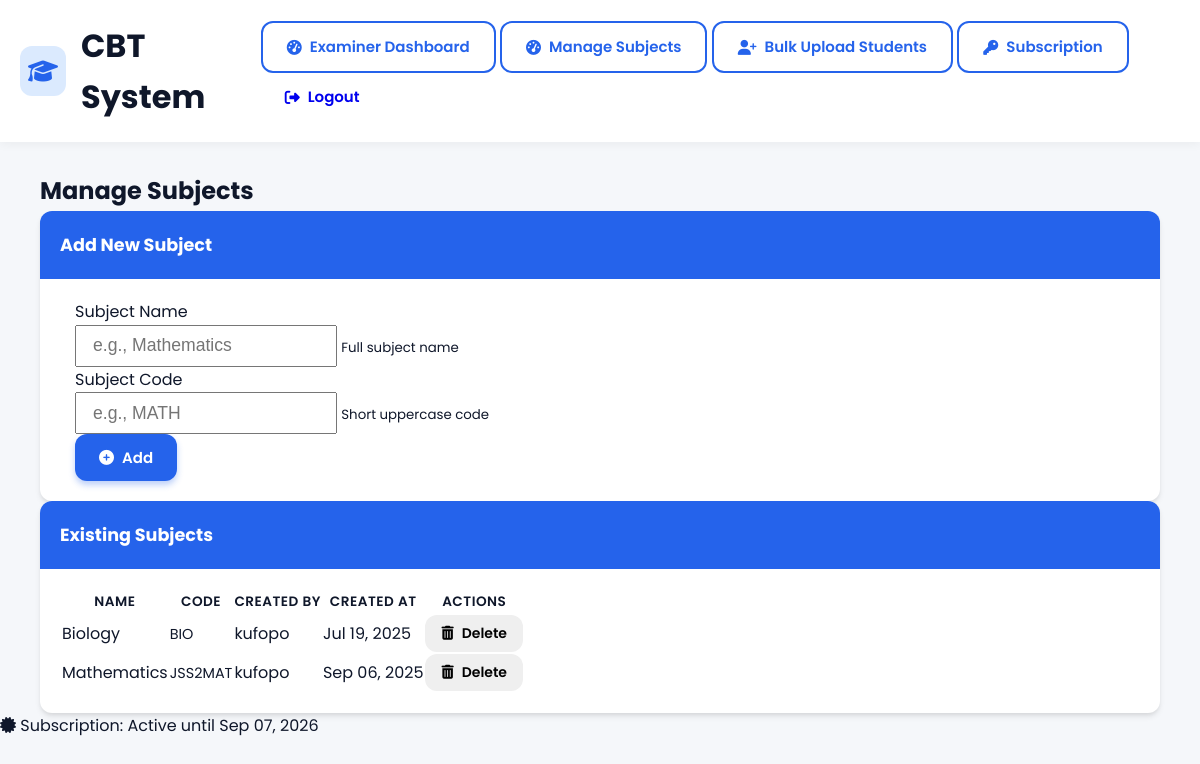
Screenshot of /manage-subjects/ (signed in) with the database file from the repository.
### exam/models.py (models this page shows, shortened)
class Subject(models.Model):
    name = models.CharField(max_length=100, unique=True)
    code = models.CharField(max_length=10, unique=True)
    created_by = models.ForeignKey(User, on_delete=models.CASCADE)
    created_at = models.DateTimeField(auto_now_add=True)

class Subscription(models.Model):
    SYSTEM_ACTIVE = 'active'
    SYSTEM_EXPIRED = 'expired'
    SYSTEM_LOCKED = 'locked'
    STATUS_CHOICES = (
        (SYSTEM_ACTIVE, 'Active'),
        (SYSTEM_EXPIRED, 'Expired'),
        (SYSTEM_LOCKED, 'Locked'),
    )
    start_date = models.DateTimeField(auto_now_add=True)
    end_date = models.DateTimeField()
    status = models.CharField(max_length=20, choices=STATUS_CHOICES, default=SYSTEM_ACTIVE)
    activation_code = models.ForeignKey(
        ActivationCode,
        on_delete=models.SET_NULL,
        null=True,
        blank=True,
        related_name='subscription'
    )
    @classmethod
    def get_current_subscription(cls):
        sub = cls.objects.first()
        return sub
    class Meta:
        verbose_name = "System Subscription"
        verbose_name_plural = "System Subscriptions"
    def is_active(self):
        return self.status == self.SYSTEM_ACTIVE and self.end_date > timezone.now()

### exam/views.py (the view)
# urls.py: path('manage-subjects/', views.manage_subjects, name='manage_subjects'),
@login_required
def manage_subjects(request):
    if not request.user.is_superuser:
        return HttpResponseForbidden("Access denied.")
    subjects = Subject.objects.all()
    return render(request, 'manage_subjects.html', {
        'subjects': subjects
    })

### exam/templatetags/subscription_tags.py (called while the page is built)
@register.simple_tag
def get_subscription_status():
    return Subscription.get_current_subscription()

### templates/manage_subjects.html (shortened to what this page needs)
{% extends 'base.html' %}
{% block content %}
<div class="container">
    <h2 class="mb-4">Manage Subjects</h2>
    <div class="card mb-4 shadow-sm">
        <div class="card-header bg-primary text-white">
            <h5 class="mb-0">Add New Subject</h5>
        </div>
        <div class="card-body">
            <form method="post" action="{% url 'add_subject' %}">
                <div class="form-row">
                    <div class="col-md-6 mb-3">
                        <label for="subject-name" class="font-weight-bold">Subject Name</label><br>
                        <input type="text" class="form-control form-control-lg"
                               id="subject-name" name="name"
                               placeholder="e.g., Mathematics" required>
                        <small class="form-text text-muted">Full subject name</small>
                    </div>
                    <div class="col-md-4 mb-3">
                        <label for="subject-code" class="font-weight-bold">Subject Code</label><br>
                        <input type="text" class="form-control form-control-lg"
                               id="subject-code" name="code"
                               placeholder="e.g., MATH" required>
                        <small class="form-text text-muted">Short uppercase code</small>
                    </div>
                    <div class="col-md-2 mb-3 d-flex align-items-end">
                        <button type="submit" class="btn btn-primary btn-lg w-100 py-3">
                            <i class="fas fa-plus-circle mr-2"></i>Add
                        </button>
                    </div>
                </div>
            </form>
        </div>
    </div>
    <div class="card shadow-sm">
        <div class="card-header bg-light">
            <h5 class="mb-0">Existing Subjects</h5>
        </div>
        <div class="card-body p-0">
            <div class="table-responsive">
                <table class="table table-hover mb-0">
                    <thead class="thead-light">
                        <tr>
                            <th>Name</th>
                            <th>Code</th>
                            <th>Created By</th>
                            <th>Created At</th>
                            <th>Actions</th>
                        </tr>
                    </thead>
                    <tbody>
                        {% for subject in subjects %}
                        <tr>
                            <td class="align-middle">
                                <span class="font-weight-bold">{{ subject.name }}</span>
                            </td>
                            <td class="align-middle">
                                <span class="badge badge-primary badge-pill p-2">
                                    {{ subject.code }}
                                </span>
                            </td>
                            <td class="align-middle">{{ subject.created_by.username }}</td>
                            <td class="align-middle">{{ subject.created_at|date:"M d, Y" }}</td>
                            <td class="align-middle">
                                <form method="post" action="{% url 'delete_subject' subject.id %}">
                                    <button type="submit" class="btn btn-outline-danger btn-sm">
                                        <i class="fas fa-trash-alt mr-1"></i> Delete
                                    </button>
                                </form>
                            </td>
                        </tr>
                        {% endfor %}
                    </tbody>
                </table>
            </div>
        </div>
    </div>
</div>
{% endblock %}

### templates/base.html (shortened to what this page needs)
<!DOCTYPE html>
{% load static %}
{% load subscription_tags %}
<html lang="en">
<head>
    <link rel="stylesheet" href="https://cdnjs.cloudflare.com/ajax/libs/font-awesome/6.4.0/css/all.min.css">
</head>
<body>
    <div class="dashboard-header">
        <div class="container">
            <div class="header-content">
                <div class="dashboard-title">
                    <div class="dashboard-icon">
                        <i class="fas fa-graduation-cap"></i>
                    </div>
                    <h1>{% block page_title %}CBT System{% endblock %}</h1>
                </div>
                <div class="action-buttons">
                    {% if request.user.is_superuser %}
                    <a href="{% url 'examiner_dashboard' %}" class="btn btn-outline">
                        <i class="fas fa-tachometer-alt"></i> Examiner Dashboard
                    </a>
                    <a href="{% url 'manage_subjects' %}" class="btn btn-outline">
                        <i class="fas fa-tachometer-alt"></i> Manage Subjects
                    </a>
                    <a class="btn btn-outline" href="{% url 'bulk_upload_students' %}">
                        <i class="fas fa-user-plus mr-1"></i> Bulk Upload Students
                    </a>
                    <a class="btn btn-outline" href="{% url 'activate_subscription' %}">
                        <i class="fas fa-key mr-1"></i> Subscription
                    </a>
                    {% else %}
                    <a href="{% url 'student_dashboard' %}" class="btn btn-outline">
                        <i class="fas fa-tachometer-alt"></i> Student Dashboard
                    </a>
                    {% endif %}
                    <a href="{% url 'logout' %}" class="btn">
                        <i class="fas fa-sign-out-alt"></i> Logout
                    </a>
                </div>
            </div>
        </div>
    </div>
    <div class="container">
        {% block content %}{% endblock %}
    </div>
</body>
<footer>
    <div class="subscription-status d-none d-md-block">
    {% get_subscription_status as subscription %}
    <span class="badge badge-{% if subscription.is_active %}success{% else %}danger{% endif %}">
        <i class="fas fa-certificate mr-1"></i>
        Subscription:
        {% if subscription.is_active %}
            Active until {{ subscription.end_date|date:"M d, Y" }}
        {% else %}
            Expired
        {% endif %}
    </span>
</div>
</footer>
</html>

### templates/base.html (style rules this page uses)
:root { --primary: #2563eb; --primary-light: #dbeafe; --primary-dark: #1d4ed8; --secondary: #475569; --light: #f8fafc; --dark: #0f172a; --success: #10b981; --success-light: #d1fae5; --danger: #ef4444; --warning: #f59e0b; --border: #e2e8f0; --card-shadow: 0 4px 6px -1px rgba(0, 0, 0, 0.1), 0 2px 4px -1px rgba(0, 0, 0, 0.06); --radius: 12px; }
* { margin: 0; padding: 0; box-sizing: border-box; }
body { font-family: 'Poppins', sans-serif; background-color: #f5f7fa; color: var(--dark); line-height: 1.6; }
.container { max-width: 1200px; margin: 0 auto; padding: 0 20px; }
.dashboard-header { background: white; padding: 20px 0; box-shadow: 0 2px 10px rgba(0,0,0,0.05); margin-bottom: 30px; }
.header-content { display: flex; justify-content: space-between; align-items: center; }
.dashboard-title { display: flex; align-items: center; gap: 15px; }
.dashboard-icon { width: 50px; height: 50px; background: var(--primary-light); border-radius: 12px; display: flex; align-items: center; justify-content: center; color: var(--primary); font-size: 24px; }
.btn { display: inline-flex; align-items: center; gap: 8px; padding: 12px 24px; border-radius: var(--radius); font-weight: 600; font-size: 15px; text-decoration: none; transition: all 0.3s ease; border: none; cursor: pointer; font-family: 'Poppins', sans-serif; }
.btn-primary { background: var(--primary); color: white; box-shadow: 0 4px 6px rgba(37, 99, 235, 0.3); }
.btn-outline { background: transparent; border: 2px solid var(--primary); color: var(--primary); }
.card { background: white; border-radius: var(--radius); overflow: hidden; box-shadow: var(--card-shadow); transition: all 0.3s ease; }
.card-header { padding: 20px; background: var(--primary); color: white; position: relative; }
.card-body { padding: 20px; }
.btn-sm { padding: 8px 16px; font-size: 14px; }

### templates/manage_subjects.html (style rules this page uses)
.form-control-lg { height: calc(2.5rem + 2px); padding: 0.75rem 1rem; font-size: 1.1rem; }
.table th { font-weight: 600; text-transform: uppercase; font-size: 0.85rem; letter-spacing: 0.5px; border-top: none; }
.table td { vertical-align: middle; }
.badge-pill { min-width: 70px; font-size: 0.9rem; }
.form-row > div { padding-right: 15px; padding-left: 15px; }
.card-header h5 { font-size: 1.1rem; }

### rows the page displays
Subject: name "Biology", code "BIO", created_by.username "kufopo", created_at "Jul 19, 2025"
Subject: name "Mathematics", code "JSS2MAT", created_by.username "kufopo", created_at "Sep 06, 2025"
Subscription: end_date "Sep 07, 2026"
